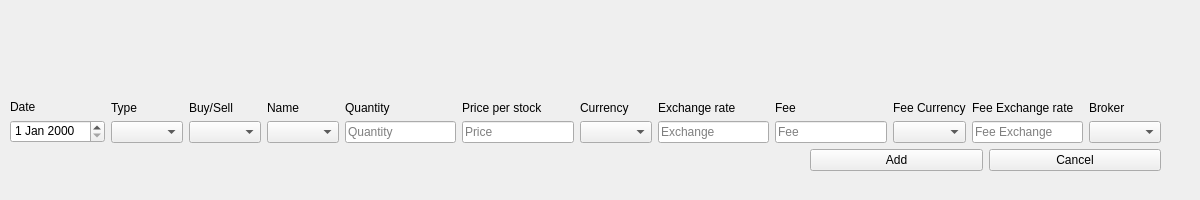
<?xml version="1.0" encoding="UTF-8"?>
<ui version="4.0">
 <class>Form</class>
 <widget class="QWidget" name="Form">
  <property name="geometry">
   <rect>
    <x>0</x>
    <y>0</y>
    <width>1200</width>
    <height>200</height>
   </rect>
  </property>
  <property name="sizePolicy">
   <sizepolicy hsizetype="MinimumExpanding" vsizetype="MinimumExpanding">
    <horstretch>100</horstretch>
    <verstretch>100</verstretch>
   </sizepolicy>
  </property>
  <property name="minimumSize">
   <size>
    <width>1200</width>
    <height>200</height>
   </size>
  </property>
  <property name="sizeIncrement">
   <size>
    <width>10</width>
    <height>10</height>
   </size>
  </property>
  <property name="baseSize">
   <size>
    <width>0</width>
    <height>0</height>
   </size>
  </property>
  <property name="windowTitle">
   <string>Form</string>
  </property>
  <widget class="QWidget" name="verticalLayoutWidget_13">
   <property name="geometry">
    <rect>
     <x>10</x>
     <y>30</y>
     <width>1151</width>
     <height>141</height>
    </rect>
   </property>
   <layout class="QVBoxLayout" name="verticalLayout" stretch="0,0">
    <property name="sizeConstraint">
     <enum>QLayout::SetMinimumSize</enum>
    </property>
    <item>
     <layout class="QHBoxLayout" name="horizontalLayout_3">
      <property name="sizeConstraint">
       <enum>QLayout::SetMinimumSize</enum>
      </property>
      <item>
       <layout class="QVBoxLayout" name="verticalLayout_7">
        <item>
         <widget class="QLabel" name="label">
          <property name="text">
           <string>Date</string>
          </property>
          <property name="alignment">
           <set>Qt::AlignBottom|Qt::AlignLeading|Qt::AlignLeft</set>
          </property>
         </widget>
        </item>
        <item>
         <widget class="QDateEdit" name="edit_tDate">
          <property name="alignment">
           <set>Qt::AlignLeading|Qt::AlignLeft|Qt::AlignTop</set>
          </property>
         </widget>
        </item>
       </layout>
      </item>
      <item>
       <layout class="QVBoxLayout" name="verticalLayout_9">
        <item>
         <widget class="QLabel" name="label_2">
          <property name="text">
           <string>Type</string>
          </property>
          <property name="alignment">
           <set>Qt::AlignBottom|Qt::AlignLeading|Qt::AlignLeft</set>
          </property>
         </widget>
        </item>
        <item>
         <widget class="QComboBox" name="combo_tType"/>
        </item>
       </layout>
      </item>
      <item>
       <layout class="QVBoxLayout" name="verticalLayout_10">
        <item>
         <widget class="QLabel" name="label_3">
          <property name="text">
           <string>Buy/Sell</string>
          </property>
          <property name="alignment">
           <set>Qt::AlignBottom|Qt::AlignLeading|Qt::AlignLeft</set>
          </property>
         </widget>
        </item>
        <item>
         <widget class="QComboBox" name="combo_tBS"/>
        </item>
       </layout>
      </item>
      <item>
       <layout class="QVBoxLayout" name="verticalLayout_11">
        <item>
         <widget class="QLabel" name="label_4">
          <property name="text">
           <string>Name</string>
          </property>
          <property name="alignment">
           <set>Qt::AlignBottom|Qt::AlignLeading|Qt::AlignLeft</set>
          </property>
         </widget>
        </item>
        <item>
         <widget class="QComboBox" name="combo_sName"/>
        </item>
       </layout>
      </item>
      <item>
       <layout class="QVBoxLayout" name="verticalLayout_12">
        <item>
         <widget class="QLabel" name="label_5">
          <property name="text">
           <string>Quantity</string>
          </property>
          <property name="alignment">
           <set>Qt::AlignBottom|Qt::AlignLeading|Qt::AlignLeft</set>
          </property>
         </widget>
        </item>
        <item>
         <widget class="QLineEdit" name="line_sQuantity">
          <property name="toolTip">
           <string/>
          </property>
          <property name="statusTip">
           <string/>
          </property>
          <property name="inputMask">
           <string/>
          </property>
          <property name="text">
           <string notr="true"/>
          </property>
          <property name="placeholderText">
           <string>Quantity</string>
          </property>
         </widget>
        </item>
       </layout>
      </item>
      <item>
       <layout class="QVBoxLayout" name="verticalLayout_13">
        <item>
         <widget class="QLabel" name="label_6">
          <property name="text">
           <string>Price per stock</string>
          </property>
          <property name="alignment">
           <set>Qt::AlignBottom|Qt::AlignLeading|Qt::AlignLeft</set>
          </property>
         </widget>
        </item>
        <item>
         <widget class="QLineEdit" name="line_sPrice">
          <property name="placeholderText">
           <string>Price</string>
          </property>
         </widget>
        </item>
       </layout>
      </item>
      <item>
       <layout class="QVBoxLayout" name="verticalLayout_14">
        <item>
         <widget class="QLabel" name="label_7">
          <property name="text">
           <string>Currency</string>
          </property>
          <property name="alignment">
           <set>Qt::AlignBottom|Qt::AlignLeading|Qt::AlignLeft</set>
          </property>
         </widget>
        </item>
        <item>
         <widget class="QComboBox" name="combo_sPriceCurrency"/>
        </item>
       </layout>
      </item>
      <item>
       <layout class="QVBoxLayout" name="verticalLayout_15">
        <item>
         <widget class="QLabel" name="label_8">
          <property name="text">
           <string>Exchange rate</string>
          </property>
          <property name="alignment">
           <set>Qt::AlignBottom|Qt::AlignLeading|Qt::AlignLeft</set>
          </property>
         </widget>
        </item>
        <item>
         <widget class="QLineEdit" name="line_sPriceExchange">
          <property name="placeholderText">
           <string>Exchange</string>
          </property>
         </widget>
        </item>
       </layout>
      </item>
      <item>
       <layout class="QVBoxLayout" name="verticalLayout_16">
        <item>
         <widget class="QLabel" name="label_9">
          <property name="text">
           <string>Fee</string>
          </property>
          <property name="alignment">
           <set>Qt::AlignBottom|Qt::AlignLeading|Qt::AlignLeft</set>
          </property>
         </widget>
        </item>
        <item>
         <widget class="QLineEdit" name="line_sFee">
          <property name="placeholderText">
           <string>Fee</string>
          </property>
         </widget>
        </item>
       </layout>
      </item>
      <item>
       <layout class="QVBoxLayout" name="verticalLayout_22">
        <item>
         <widget class="QLabel" name="label_12">
          <property name="text">
           <string>Fee Currency</string>
          </property>
          <property name="alignment">
           <set>Qt::AlignBottom|Qt::AlignLeading|Qt::AlignLeft</set>
          </property>
         </widget>
        </item>
        <item>
         <widget class="QComboBox" name="combo_sFeeCurrency"/>
        </item>
       </layout>
      </item>
      <item>
       <layout class="QVBoxLayout" name="verticalLayout_21">
        <item>
         <widget class="QLabel" name="label_11">
          <property name="text">
           <string>Fee Exchange rate</string>
          </property>
          <property name="alignment">
           <set>Qt::AlignBottom|Qt::AlignLeading|Qt::AlignLeft</set>
          </property>
         </widget>
        </item>
        <item>
         <widget class="QLineEdit" name="line_sFeeExchange">
          <property name="placeholderText">
           <string>Fee Exchange</string>
          </property>
         </widget>
        </item>
       </layout>
      </item>
      <item>
       <layout class="QVBoxLayout" name="verticalLayout_8">
        <property name="sizeConstraint">
         <enum>QLayout::SetMinimumSize</enum>
        </property>
        <item>
         <widget class="QLabel" name="label_10">
          <property name="text">
           <string>Broker</string>
          </property>
          <property name="alignment">
           <set>Qt::AlignBottom|Qt::AlignLeading|Qt::AlignLeft</set>
          </property>
         </widget>
        </item>
        <item>
         <widget class="QComboBox" name="combo_tBroker"/>
        </item>
       </layout>
      </item>
     </layout>
    </item>
    <item>
     <layout class="QHBoxLayout" name="horizontalLayout">
      <property name="sizeConstraint">
       <enum>QLayout::SetMinimumSize</enum>
      </property>
      <property name="leftMargin">
       <number>800</number>
      </property>
      <item>
       <widget class="QPushButton" name="pushButton_add">
        <property name="sizePolicy">
         <sizepolicy hsizetype="MinimumExpanding" vsizetype="Fixed">
          <horstretch>0</horstretch>
          <verstretch>0</verstretch>
         </sizepolicy>
        </property>
        <property name="text">
         <string>Add</string>
        </property>
       </widget>
      </item>
      <item>
       <widget class="QPushButton" name="pushButton_cancel">
        <property name="sizePolicy">
         <sizepolicy hsizetype="MinimumExpanding" vsizetype="Fixed">
          <horstretch>0</horstretch>
          <verstretch>0</verstretch>
         </sizepolicy>
        </property>
        <property name="text">
         <string>Cancel</string>
        </property>
       </widget>
      </item>
     </layout>
    </item>
   </layout>
  </widget>
 </widget>
 <resources/>
 <connections/>
</ui>
